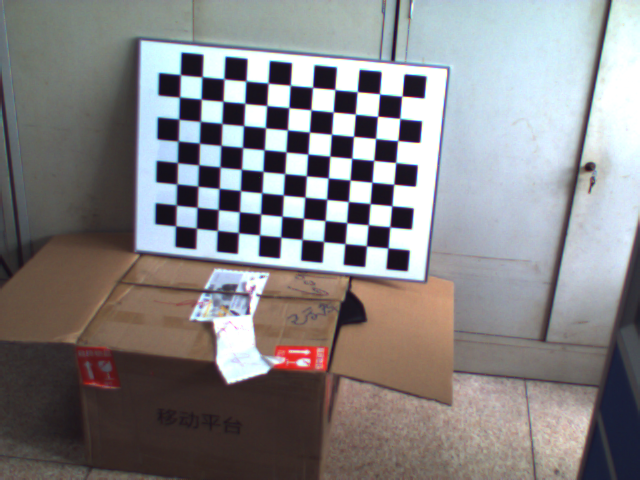
#> input picture res/chess.bmp, 640 x 480 px
$ python ORB.py
#> lines starting #> are read from the running program, lines starting #| are printed output that depends on the picture
#It's very suit for SLAM
import numpy as np
import cv2
from matplotlib import pyplot as plt
img = cv2.imread('res/chess.bmp',0)
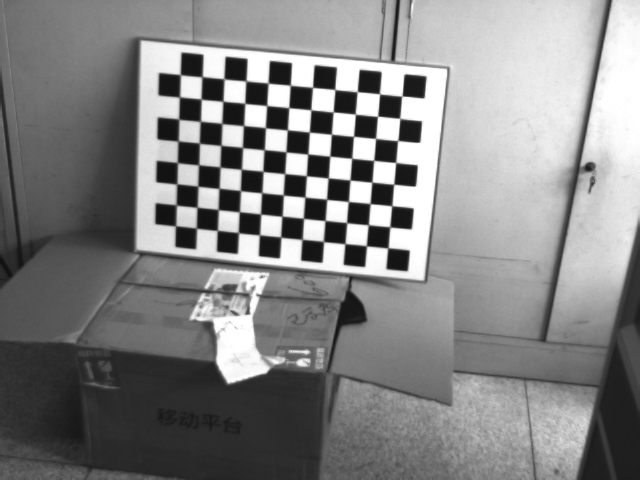
#> img: shape (480, 640); min 16, max 255, mean 132.6
# Initiate ORB detector
orb = cv2.ORB_create()
# find the keypoints with ORB
kp = orb.detect(img,None)
#> kp = 500 keypoints; strongest (x, y, size): (405, 168, 111.1), (322, 186, 111.1), (315, 179, 111.1), (319, 172, 111.1)
# compute the descriptors with ORB
kp, des = orb.compute(img, kp)
# draw only keypoints location,not size and orientation
img2 = cv2.drawKeypoints(img, kp, None, color=(0,255,0), flags=0)
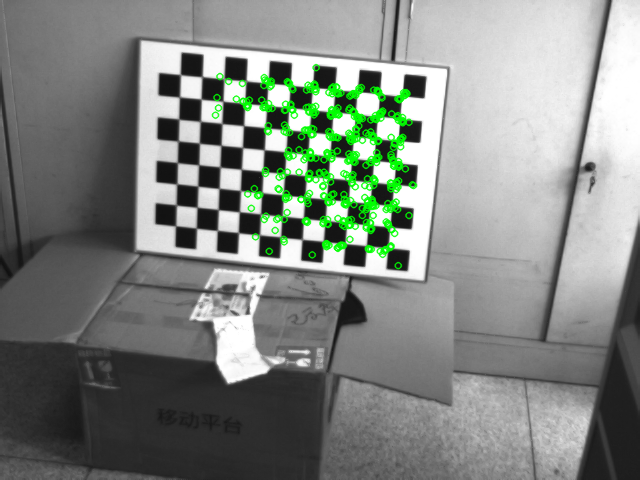
#> img2: shape (480, 640, 3); mean of channels 0, 1, 2 129.4, 135.4, 129.4; drawn as B, G, R
plt.subplot(121),plt.imshow(img),plt.title('Source'),plt.xticks([]),plt.yticks([])
plt.subplot(122),plt.imshow(img2),plt.title('ORB'),plt.xticks([]),plt.yticks([])
plt.show()
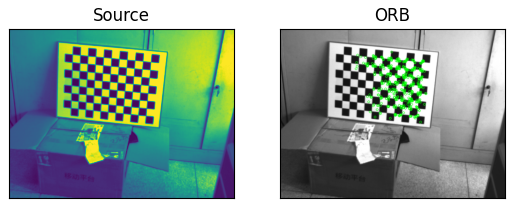
#> figure drawn by matplotlib, 2 panels

$ run again, with res/apple.jpg saved as res/chess.bmp
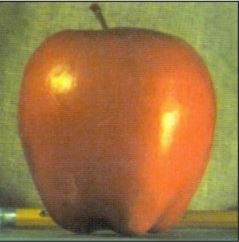
#> input picture res/apple.jpg, 239 x 242 px
#> `img = cv2.imread('res/chess.bmp',0)`:
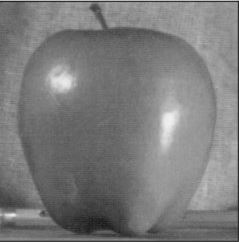
#> img: shape (242, 239); min 24, max 241, mean 123.3
#> kp = 19 keypoints; strongest (x, y, size): (66, 85, 64.3), (68, 79, 64.3), (67, 85, 53.6), (164, 114, 64.3)
#> `plt.show()`:
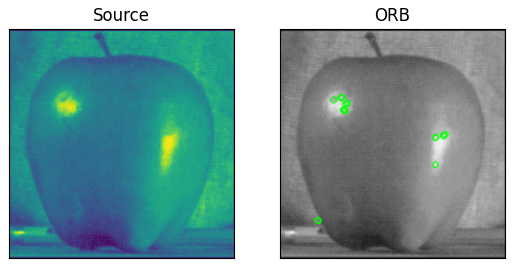
#> figure drawn by matplotlib, 2 panels

$ run again, with res/blox.jpg saved as res/chess.bmp
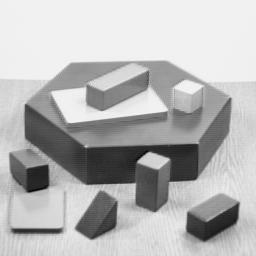
#> input picture res/blox.jpg, 256 x 256 px
#> img is the input picture: shape (256, 256); min 0, max 252, mean 182.8
#> kp = 290 keypoints; strongest (x, y, size): (143, 161, 92.6), (140, 161, 53.6), (142, 162, 77.1), (138, 161, 37.2)
#> `img2 = cv2.drawKeypoints(img, kp, None, color=(0,255,0), flags=0)`:
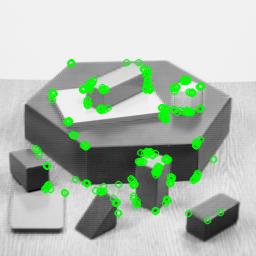
#> img2: shape (256, 256, 3); mean of channels 0, 1, 2 175.2, 188.1, 175.2; drawn as B, G, R
#> `plt.show()`:
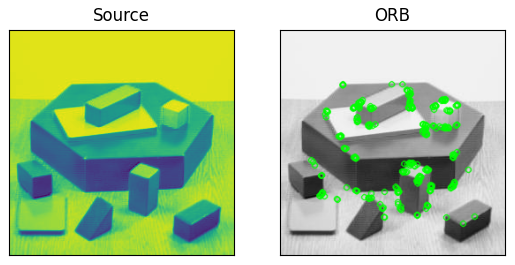
#> figure drawn by matplotlib, 2 panels
